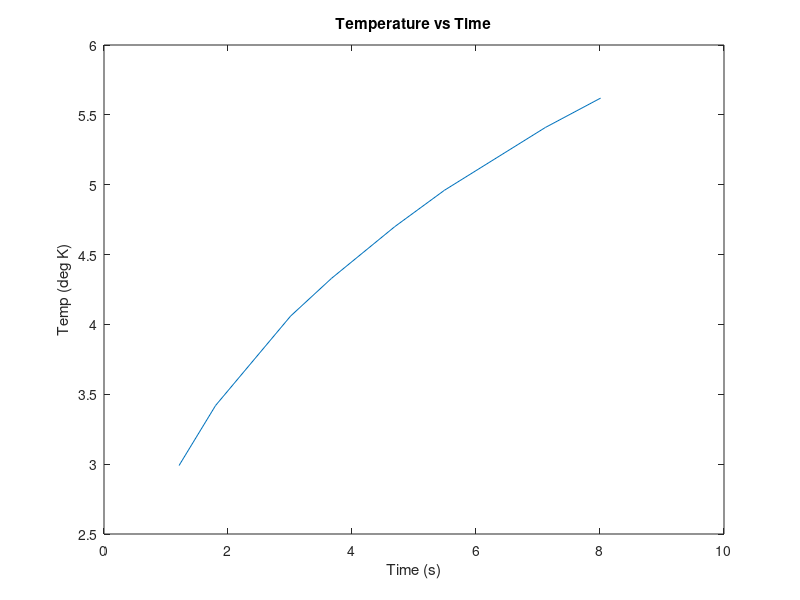

The MATLAB script that drew this image:
clc;
clear;
fprintf('Gage Farmer, HW13, M/W 10AM\n');


% Problem 1
fprintf('\nProblem 1\n')

format long
sum=0;
for n = 0:20
    sum = sum + ((-1/3)^n)/(2*n+1);
end
sum = sum * sqrt(12);
error = (sum-pi())*100/pi()
format short


% Problem 2
fprintf('\nProblem 2\n')

x = [-1 2 5 8 11 14 17];
y = [-3.5 45.1 392.5 1459.9 3668.5 7439.5 13194.1];
p=polyfit(x,y,3);
a=p(1)
b=p(2)
c=p(3)
d=p(4)


% Problem 3
fprintf('\nProblem 3\n')

s = [1.21 1.8 3.01 3.67 4.69 5.49 7.12 8.01];
k = [2.99 3.42 4.06 4.33 4.7 4.96 5.41 5.62];
plot(s,k);
title('Temperature vs Time');
xlabel('Time (s)');
ylabel('Temp (deg K)');

s3 = nthroot(s,3);
g=polyfit(s3,k,1);
A=g(1)
